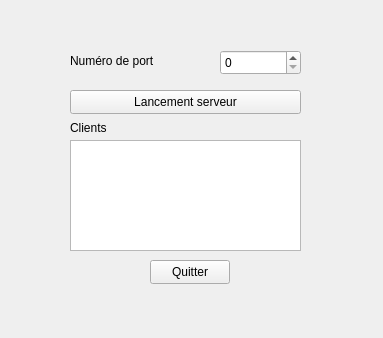
<?xml version="1.0" encoding="UTF-8"?>
<ui version="4.0">
 <class>ServeurWidget</class>
 <widget class="QWidget" name="ServeurWidget">
  <property name="geometry">
   <rect>
    <x>0</x>
    <y>0</y>
    <width>383</width>
    <height>338</height>
   </rect>
  </property>
  <property name="windowTitle">
   <string>ServeurWidget</string>
  </property>
  <widget class="QLabel" name="labelNumPort">
   <property name="geometry">
    <rect>
     <x>70</x>
     <y>50</y>
     <width>111</width>
     <height>21</height>
    </rect>
   </property>
   <property name="text">
    <string>Numéro de port</string>
   </property>
  </widget>
  <widget class="QSpinBox" name="spinBoxNumPort">
   <property name="geometry">
    <rect>
     <x>220</x>
     <y>50</y>
     <width>81</width>
     <height>25</height>
    </rect>
   </property>
   <property name="maximum">
    <number>9999</number>
   </property>
  </widget>
  <widget class="QLabel" name="labelClient">
   <property name="geometry">
    <rect>
     <x>70</x>
     <y>120</y>
     <width>58</width>
     <height>16</height>
    </rect>
   </property>
   <property name="text">
    <string>Clients</string>
   </property>
  </widget>
  <widget class="QPushButton" name="pushButtonLancementServ">
   <property name="geometry">
    <rect>
     <x>70</x>
     <y>90</y>
     <width>231</width>
     <height>24</height>
    </rect>
   </property>
   <property name="text">
    <string>Lancement serveur</string>
   </property>
  </widget>
  <widget class="QPushButton" name="pushButtonQuitter">
   <property name="geometry">
    <rect>
     <x>150</x>
     <y>260</y>
     <width>80</width>
     <height>24</height>
    </rect>
   </property>
   <property name="text">
    <string>Quitter</string>
   </property>
  </widget>
  <widget class="QTextEdit" name="textEdit">
   <property name="geometry">
    <rect>
     <x>70</x>
     <y>140</y>
     <width>231</width>
     <height>111</height>
    </rect>
   </property>
  </widget>
 </widget>
 <resources/>
 <connections>
  <connection>
   <sender>pushButtonQuitter</sender>
   <signal>clicked()</signal>
   <receiver>ServeurWidget</receiver>
   <slot>close()</slot>
   <hints>
    <hint type="sourcelabel">
     <x>193</x>
     <y>274</y>
    </hint>
    <hint type="destinationlabel">
     <x>287</x>
     <y>299</y>
    </hint>
   </hints>
  </connection>
 </connections>
</ui>
